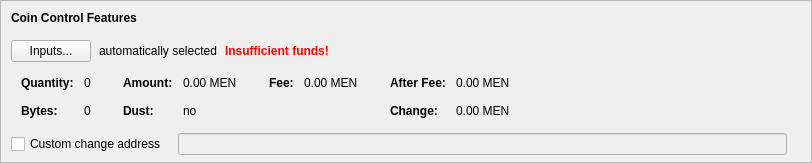
    <widget class="QFrame" name="frameCoinControl">
     <property name="sizePolicy">
      <sizepolicy hsizetype="Expanding" vsizetype="Expanding">
       <horstretch>0</horstretch>
       <verstretch>0</verstretch>
      </sizepolicy>
     </property>
     <property name="maximumSize">
      <size>
       <width>16777215</width>
       <height>16777215</height>
      </size>
     </property>
     <property name="frameShape">
      <enum>QFrame::StyledPanel</enum>
     </property>
     <property name="frameShadow">
      <enum>QFrame::Sunken</enum>
     </property>
     <layout class="QVBoxLayout" name="verticalLayoutCoinControl2">
      <property name="spacing">
       <number>0</number>
      </property>
      <property name="leftMargin">
       <number>0</number>
      </property>
      <property name="topMargin">
       <number>0</number>
      </property>
      <property name="rightMargin">
       <number>0</number>
      </property>
      <property name="bottomMargin">
       <number>6</number>
      </property>
      <item>
       <layout class="QVBoxLayout" name="verticalLayoutCoinControl" stretch="0,0,0,0,1">
        <property name="spacing">
         <number>0</number>
        </property>
        <property name="leftMargin">
         <number>10</number>
        </property>
        <property name="topMargin">
         <number>10</number>
        </property>
        <item>
         <layout class="QHBoxLayout" name="horizontalLayoutCoinControl1">
          <property name="bottomMargin">
           <number>15</number>
          </property>
          <item>
           <widget class="QLabel" name="labelCoinControlFeatures">
            <property name="sizePolicy">
             <sizepolicy hsizetype="Preferred" vsizetype="Maximum">
              <horstretch>0</horstretch>
              <verstretch>0</verstretch>
             </sizepolicy>
            </property>
            <property name="font">
             <font>
              <weight>75</weight>
              <bold>true</bold>
             </font>
            </property>
            <property name="styleSheet">
             <string notr="true">font-weight:bold;</string>
            </property>
            <property name="text">
             <string>Coin Control Features</string>
            </property>
           </widget>
          </item>
         </layout>
        </item>
        <item>
         <layout class="QHBoxLayout" name="horizontalLayoutCoinControl2" stretch="0,0,0,0">
          <property name="spacing">
           <number>8</number>
          </property>
          <property name="bottomMargin">
           <number>10</number>
          </property>
          <item>
           <widget class="QPushButton" name="pushButtonCoinControl">
            <property name="styleSheet">
             <string notr="true"/>
            </property>
            <property name="text">
             <string>Inputs...</string>
            </property>
            <property name="autoDefault">
             <bool>false</bool>
            </property>
           </widget>
          </item>
          <item>
           <widget class="QLabel" name="labelCoinControlAutomaticallySelected">
            <property name="text">
             <string>automatically selected</string>
            </property>
            <property name="margin">
             <number>5</number>
            </property>
           </widget>
          </item>
          <item>
           <widget class="QLabel" name="labelCoinControlInsuffFunds">
            <property name="font">
             <font>
              <weight>75</weight>
              <bold>true</bold>
             </font>
            </property>
            <property name="styleSheet">
             <string notr="true">color:red;font-weight:bold;</string>
            </property>
            <property name="text">
             <string>Insufficient funds!</string>
            </property>
            <property name="margin">
             <number>5</number>
            </property>
           </widget>
          </item>
          <item>
           <spacer name="horizontalSpacerCoinControl">
            <property name="orientation">
             <enum>Qt::Horizontal</enum>
            </property>
            <property name="sizeHint" stdset="0">
             <size>
              <width>40</width>
              <height>1</height>
             </size>
            </property>
           </spacer>
          </item>
         </layout>
        </item>
        <item>
         <widget class="QWidget" name="widgetCoinControl" native="true">
          <property name="sizePolicy">
           <sizepolicy hsizetype="Preferred" vsizetype="Preferred">
            <horstretch>0</horstretch>
            <verstretch>0</verstretch>
           </sizepolicy>
          </property>
          <property name="minimumSize">
           <size>
            <width>0</width>
            <height>0</height>
           </size>
          </property>
          <property name="styleSheet">
           <string notr="true"/>
          </property>
          <layout class="QHBoxLayout" name="horizontalLayoutCoinControl5">
           <property name="leftMargin">
            <number>0</number>
           </property>
           <property name="topMargin">
            <number>0</number>
           </property>
           <property name="rightMargin">
            <number>0</number>
           </property>
           <property name="bottomMargin">
            <number>0</number>
           </property>
           <item>
            <layout class="QHBoxLayout" name="horizontalLayoutCoinControl3" stretch="0,0,0,1">
             <property name="spacing">
              <number>20</number>
             </property>
             <property name="topMargin">
              <number>0</number>
             </property>
             <property name="bottomMargin">
              <number>10</number>
             </property>
             <item>
              <layout class="QFormLayout" name="formLayoutCoinControl1">
               <property name="horizontalSpacing">
                <number>10</number>
               </property>
               <property name="verticalSpacing">
                <number>14</number>
               </property>
               <property name="leftMargin">
                <number>10</number>
               </property>
               <property name="topMargin">
                <number>4</number>
               </property>
               <property name="rightMargin">
                <number>6</number>
               </property>
               <item row="0" column="0">
                <widget class="QLabel" name="labelCoinControlQuantityText">
                 <property name="font">
                  <font>
                   <weight>75</weight>
                   <bold>true</bold>
                  </font>
                 </property>
                 <property name="text">
                  <string>Quantity:</string>
                 </property>
                 <property name="margin">
                  <number>0</number>
                 </property>
                </widget>
               </item>
               <item row="0" column="1">
                <widget class="QLabel" name="labelCoinControlQuantity">
                 <property name="cursor">
                  <cursorShape>IBeamCursor</cursorShape>
                 </property>
                 <property name="contextMenuPolicy">
                  <enum>Qt::ActionsContextMenu</enum>
                 </property>
                 <property name="text">
                  <string notr="true">0</string>
                 </property>
                 <property name="margin">
                  <number>0</number>
                 </property>
                 <property name="textInteractionFlags">
                  <set>Qt::LinksAccessibleByMouse|Qt::TextSelectableByKeyboard|Qt::TextSelectableByMouse</set>
                 </property>
                </widget>
               </item>
               <item row="1" column="0">
                <widget class="QLabel" name="labelCoinControlBytesText">
                 <property name="font">
                  <font>
                   <weight>75</weight>
                   <bold>true</bold>
                  </font>
                 </property>
                 <property name="text">
                  <string>Bytes:</string>
                 </property>
                </widget>
               </item>
               <item row="1" column="1">
                <widget class="QLabel" name="labelCoinControlBytes">
                 <property name="cursor">
                  <cursorShape>IBeamCursor</cursorShape>
                 </property>
                 <property name="contextMenuPolicy">
                  <enum>Qt::ActionsContextMenu</enum>
                 </property>
                 <property name="text">
                  <string notr="true">0</string>
                 </property>
                 <property name="textInteractionFlags">
                  <set>Qt::LinksAccessibleByMouse|Qt::TextSelectableByKeyboard|Qt::TextSelectableByMouse</set>
                 </property>
                </widget>
               </item>
              </layout>
             </item>
             <item>
              <layout class="QFormLayout" name="formLayoutCoinControl2">
               <property name="horizontalSpacing">
                <number>10</number>
               </property>
               <property name="verticalSpacing">
                <number>14</number>
               </property>
               <property name="leftMargin">
                <number>6</number>
               </property>
               <property name="topMargin">
                <number>4</number>
               </property>
               <property name="rightMargin">
                <number>6</number>
               </property>
               <item row="0" column="0">
                <widget class="QLabel" name="labelCoinControlAmountText">
                 <property name="font">
                  <font>
                   <weight>75</weight>
                   <bold>true</bold>
                  </font>
                 </property>
                 <property name="text">
                  <string>Amount:</string>
                 </property>
                 <property name="margin">
                  <number>0</number>
                 </property>
                </widget>
               </item>
               <item row="0" column="1">
                <widget class="QLabel" name="labelCoinControlAmount">
                 <property name="cursor">
                  <cursorShape>IBeamCursor</cursorShape>
                 </property>
                 <property name="contextMenuPolicy">
                  <enum>Qt::ActionsContextMenu</enum>
                 </property>
                 <property name="text">
                  <string notr="true">0.00 MEN</string>
                 </property>
                 <property name="textInteractionFlags">
                  <set>Qt::LinksAccessibleByMouse|Qt::TextSelectableByKeyboard|Qt::TextSelectableByMouse</set>
                 </property>
                </widget>
               </item>
               <item row="1" column="0">
                <widget class="QLabel" name="labelCoinControlLowOutputText">
                 <property name="font">
                  <font>
                   <weight>75</weight>
                   <bold>true</bold>
                  </font>
                 </property>
                 <property name="text">
                  <string>Dust:</string>
                 </property>
                </widget>
               </item>
               <item row="1" column="1">
                <widget class="QLabel" name="labelCoinControlLowOutput">
                 <property name="cursor">
                  <cursorShape>IBeamCursor</cursorShape>
                 </property>
                 <property name="contextMenuPolicy">
                  <enum>Qt::ActionsContextMenu</enum>
                 </property>
                 <property name="text">
                  <string notr="true">no</string>
                 </property>
                 <property name="textInteractionFlags">
                  <set>Qt::LinksAccessibleByMouse|Qt::TextSelectableByKeyboard|Qt::TextSelectableByMouse</set>
                 </property>
                </widget>
               </item>
              </layout>
             </item>
             <item>
              <layout class="QFormLayout" name="formLayoutCoinControl3">
               <property name="horizontalSpacing">
                <number>10</number>
               </property>
               <property name="verticalSpacing">
                <number>14</number>
               </property>
               <property name="leftMargin">
                <number>6</number>
               </property>
               <property name="topMargin">
                <number>4</number>
               </property>
               <property name="rightMargin">
                <number>6</number>
               </property>
               <item row="0" column="0">
                <widget class="QLabel" name="labelCoinControlFeeText">
                 <property name="font">
                  <font>
                   <weight>75</weight>
                   <bold>true</bold>
                  </font>
                 </property>
                 <property name="text">
                  <string>Fee:</string>
                 </property>
                 <property name="margin">
                  <number>0</number>
                 </property>
                </widget>
               </item>
               <item row="0" column="1">
                <widget class="QLabel" name="labelCoinControlFee">
                 <property name="cursor">
                  <cursorShape>IBeamCursor</cursorShape>
                 </property>
                 <property name="contextMenuPolicy">
                  <enum>Qt::ActionsContextMenu</enum>
                 </property>
                 <property name="text">
                  <string notr="true">0.00 MEN</string>
                 </property>
                 <property name="textInteractionFlags">
                  <set>Qt::LinksAccessibleByMouse|Qt::TextSelectableByKeyboard|Qt::TextSelectableByMouse</set>
                 </property>
                </widget>
               </item>
             </layout>
             </item>
             <item>
              <layout class="QFormLayout" name="formLayoutCoinControl4">
               <property name="horizontalSpacing">
                <number>10</number>
               </property>
               <property name="verticalSpacing">
                <number>14</number>
               </property>
               <property name="leftMargin">
                <number>6</number>
               </property>
               <property name="topMargin">
                <number>4</number>
               </property>
               <property name="rightMargin">
                <number>6</number>
               </property>
               <item row="0" column="0">
                <widget class="QLabel" name="labelCoinControlAfterFeeText">
                 <property name="font">
                  <font>
                   <weight>75</weight>
                   <bold>true</bold>
                  </font>
                 </property>
                 <property name="text">
                  <string>After Fee:</string>
                 </property>
                 <property name="margin">
                  <number>0</number>
                 </property>
                </widget>
               </item>
               <item row="0" column="1">
                <widget class="QLabel" name="labelCoinControlAfterFee">
                 <property name="cursor">
                  <cursorShape>IBeamCursor</cursorShape>
                 </property>
                 <property name="contextMenuPolicy">
                  <enum>Qt::ActionsContextMenu</enum>
                 </property>
                 <property name="text">
                  <string notr="true">0.00 MEN</string>
                 </property>
                 <property name="textInteractionFlags">
                  <set>Qt::LinksAccessibleByMouse|Qt::TextSelectableByKeyboard|Qt::TextSelectableByMouse</set>
                 </property>
                </widget>
               </item>
               <item row="1" column="0">
                <widget class="QLabel" name="labelCoinControlChangeText">
                 <property name="font">
                  <font>
                   <weight>75</weight>
                   <bold>true</bold>
                  </font>
                 </property>
                 <property name="text">
                  <string>Change:</string>
                 </property>
                </widget>
               </item>
               <item row="1" column="1">
                <widget class="QLabel" name="labelCoinControlChange">
                 <property name="cursor">
                  <cursorShape>IBeamCursor</cursorShape>
                 </property>
                 <property name="contextMenuPolicy">
                  <enum>Qt::ActionsContextMenu</enum>
                 </property>
                 <property name="text">
                  <string notr="true">0.00 MEN</string>
                 </property>
                 <property name="textInteractionFlags">
                  <set>Qt::LinksAccessibleByMouse|Qt::TextSelectableByKeyboard|Qt::TextSelectableByMouse</set>
                 </property>
                </widget>
               </item>
              </layout>
             </item>
            </layout>
           </item>
          </layout>
         </widget>
        </item>
        <item>
         <layout class="QHBoxLayout" name="horizontalLayoutCoinControl4" stretch="0,0,0">
          <property name="spacing">
           <number>12</number>
          </property>
          <property name="sizeConstraint">
           <enum>QLayout::SetDefaultConstraint</enum>
          </property>
          <property name="topMargin">
           <number>5</number>
          </property>
          <property name="rightMargin">
           <number>5</number>
          </property>
          <item>
           <widget class="QCheckBox" name="checkBoxCoinControlChange">
            <property name="toolTip">
             <string>If this is activated, but the change address is empty or invalid, change will be sent to a newly generated address.</string>
            </property>
            <property name="text">
             <string>Custom change address</string>
            </property>
           </widget>
          </item>
          <item>
           <widget class="QValidatedLineEdit" name="lineEditCoinControlChange">
            <property name="enabled">
             <bool>false</bool>
            </property>
            <property name="sizePolicy">
             <sizepolicy hsizetype="Expanding" vsizetype="Fixed">
              <horstretch>0</horstretch>
              <verstretch>0</verstretch>
             </sizepolicy>
            </property>
           </widget>
          </item>
          <item>
           <widget class="QLabel" name="labelCoinControlChangeLabel">
            <property name="sizePolicy">
             <sizepolicy hsizetype="Preferred" vsizetype="Expanding">
              <horstretch>0</horstretch>
              <verstretch>0</verstretch>
             </sizepolicy>
            </property>
            <property name="minimumSize">
             <size>
              <width>0</width>
              <height>0</height>
             </size>
            </property>
            <property name="text">
             <string/>
            </property>
            <property name="margin">
             <number>3</number>
            </property>
           </widget>
          </item>
         </layout>
        </item>
        <item>
         <spacer name="verticalSpacerCoinControl">
          <property name="orientation">
           <enum>Qt::Vertical</enum>
          </property>
          <property name="sizeHint" stdset="0">
           <size>
            <width>800</width>
            <height>1</height>
           </size>
          </property>
         </spacer>
        </item>
       </layout>
      </item>
     </layout>
    </widget>
